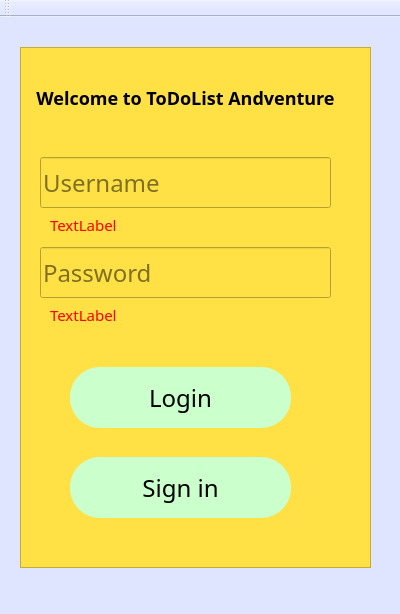
<?xml version="1.0" encoding="UTF-8"?>
<ui version="4.0">
 <class>MainWindow</class>
 <widget class="QMainWindow" name="MainWindow">
  <property name="geometry">
   <rect>
    <x>0</x>
    <y>0</y>
    <width>400</width>
    <height>614</height>
   </rect>
  </property>
  <property name="windowTitle">
   <string>MainWindow</string>
  </property>
  <property name="styleSheet">
   <string notr="true">*{
	
	font-family:century gothic;
	font-size:24px;
	background-color:#e0e5ff
}
</string>
  </property>
  <widget class="QWidget" name="centralWidget">
   <widget class="QFrame" name="frame">
    <property name="geometry">
     <rect>
      <x>20</x>
      <y>30</y>
      <width>351</width>
      <height>521</height>
     </rect>
    </property>
    <property name="styleSheet">
     <string notr="true">*{background-color:#ffe045;}
QPushButton
{
border-radius:30px;
	background-color:rgb(203, 255, 203);
}
QPushButton:hover
{
background-color:rgb(140, 234, 255)
}</string>
    </property>
    <property name="frameShape">
     <enum>QFrame::StyledPanel</enum>
    </property>
    <property name="frameShadow">
     <enum>QFrame::Raised</enum>
    </property>
    <widget class="QLineEdit" name="UserName_LineEdit">
     <property name="geometry">
      <rect>
       <x>20</x>
       <y>110</y>
       <width>291</width>
       <height>51</height>
      </rect>
     </property>
     <property name="text">
      <string/>
     </property>
     <property name="placeholderText">
      <string>Username</string>
     </property>
    </widget>
    <widget class="QLineEdit" name="Password_LineEdit">
     <property name="geometry">
      <rect>
       <x>20</x>
       <y>200</y>
       <width>291</width>
       <height>51</height>
      </rect>
     </property>
     <property name="placeholderText">
      <string>Password</string>
     </property>
    </widget>
    <widget class="QPushButton" name="sign_in_PushB">
     <property name="geometry">
      <rect>
       <x>50</x>
       <y>410</y>
       <width>221</width>
       <height>61</height>
      </rect>
     </property>
     <property name="text">
      <string>Sign in</string>
     </property>
    </widget>
    <widget class="QPushButton" name="Login_PushB">
     <property name="geometry">
      <rect>
       <x>50</x>
       <y>320</y>
       <width>221</width>
       <height>61</height>
      </rect>
     </property>
     <property name="text">
      <string>Login</string>
     </property>
    </widget>
    <widget class="QLabel" name="label">
     <property name="geometry">
      <rect>
       <x>10</x>
       <y>30</y>
       <width>311</width>
       <height>41</height>
      </rect>
     </property>
     <property name="styleSheet">
      <string notr="true">font-size:18px;
font-weight:bold</string>
     </property>
     <property name="text">
      <string>Welcome to ToDoList Andventure</string>
     </property>
     <property name="alignment">
      <set>Qt::AlignCenter</set>
     </property>
    </widget>
    <widget class="QLabel" name="invalid_password">
     <property name="geometry">
      <rect>
       <x>30</x>
       <y>260</y>
       <width>191</width>
       <height>16</height>
      </rect>
     </property>
     <property name="styleSheet">
      <string notr="true">font-size:15px;
color:red;
</string>
     </property>
     <property name="text">
      <string>TextLabel</string>
     </property>
    </widget>
    <widget class="QLabel" name="invalid_username">
     <property name="geometry">
      <rect>
       <x>30</x>
       <y>170</y>
       <width>241</width>
       <height>16</height>
      </rect>
     </property>
     <property name="styleSheet">
      <string notr="true">font-size:15px;
color:red;
</string>
     </property>
     <property name="text">
      <string>TextLabel</string>
     </property>
    </widget>
   </widget>
  </widget>
  <widget class="QMenuBar" name="menuBar">
   <property name="geometry">
    <rect>
     <x>0</x>
     <y>0</y>
     <width>400</width>
     <height>36</height>
    </rect>
   </property>
  </widget>
  <widget class="QToolBar" name="mainToolBar">
   <attribute name="toolBarArea">
    <enum>TopToolBarArea</enum>
   </attribute>
   <attribute name="toolBarBreak">
    <bool>false</bool>
   </attribute>
  </widget>
  <widget class="QStatusBar" name="statusBar"/>
 </widget>
 <layoutdefault spacing="6" margin="11"/>
 <resources/>
 <connections/>
</ui>
